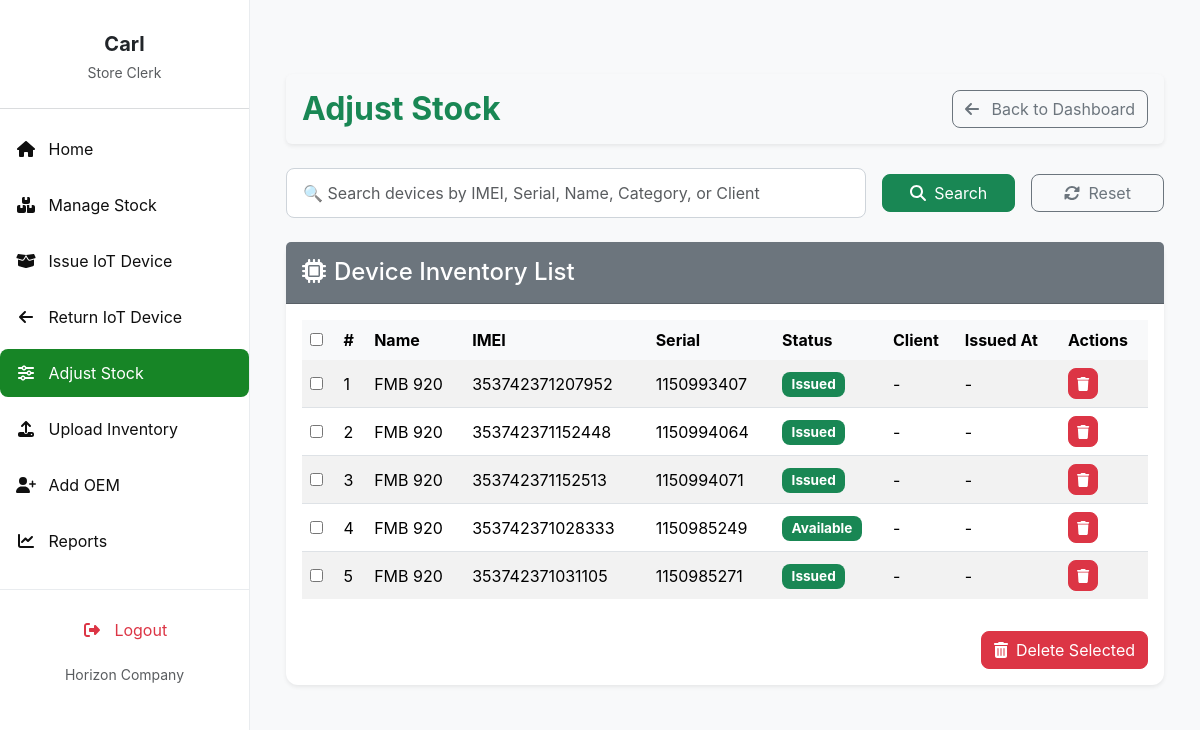
/adjust_stock/ (signed in), run on the app's committed database.
### invent/models.py (models this page shows, shortened)
class Device(models.Model):
    STATUS_CHOICES = (
        ('available', 'Available'),
        ('issued', 'Issued'),
        ('returned', 'Returned'),
        ('faulty', 'Faulty'),
    )
    name = models.CharField(max_length=255)
    oem = models.ForeignKey(
        OEM,
        on_delete=models.SET_NULL,
        null=True,
        blank=False,
        related_name='devices'
    )
    product_id = models.CharField(max_length=30, blank=True)
    total_quantity = models.PositiveIntegerField(default=1)
    quantity_issued = models.PositiveIntegerField(default=0)
    imei_no = models.CharField(
        max_length=50, unique=True, null=True, blank=True)
    serial_no = models.CharField(
        max_length=50, unique=True, null=True, blank=True)
    mac_address = models.CharField(
        max_length=50, unique=True, null=True, blank=True)
    category = models.CharField(
        max_length=100, blank=True, help_text="e.g. Laptop or Router")
    manufacturer = models.CharField(max_length=100, blank=True)
    description = models.TextField(blank=True)
    branch = models.ForeignKey(
        Branch, on_delete=models.SET_NULL, null=True, blank=True)
    country = models.ForeignKey(
        Country, on_delete=models.SET_NULL, null=True, blank=True)
    status = models.CharField(
        max_length=20, choices=STATUS_CHOICES, default='available')
    class Meta:
        permissions = [
            ("can_issue_item", "Can issue device to client"),
            ("can_return_item", "Can record device returns"),
        ]

### invent/views.py (the view, shortened to what this page needs)
# urls.py: path('adjust_stock/', views.adjust_stock, name='adjust_stock'),
@login_required
@permission_required('invent.change_device', raise_exception=True)
def adjust_stock(request):
    query = request.GET.get('q', '')
    user = request.user
    if user.is_superuser:
        devices = Device.objects.all().order_by('id')
    else:
        user_country = getattr(user.profile, "country", None)
        devices = Device.objects.filter(
            branch__country=user_country).order_by('id')
    for device in devices:
        last_issuance = (
            IssuanceRecord.objects
            .filter(device=device)
            .order_by('-issued_at')
            .select_related('client')
            .first()
        )
        device.current_client = last_issuance.client if last_issuance else None
        device.issued_at = last_issuance.issued_at if last_issuance else None
    context = {
        'devices': devices,
        'query': query,
    }
    return render(request, 'invent/adjust_stock.html', context)

### invent/context_processors.py (called while the page is built)
def user_branch(request):
    branch = None
    try:
        if request.user.is_authenticated:
            profile = getattr(request.user, 'profile', None)
            branch = getattr(profile, 'branch', None)
    except Exception:
        branch = None
    return {'user_branch': branch}

### invent/templates/invent/adjust_stock.html (shortened to what this page needs)
{% extends 'invent/base_store_clerk.html' %}
{% load static %}
{% block content %}
<div class="container-fluid mt-4">
    <div class="d-flex justify-content-between align-items-center mb-4 p-3 bg-light rounded shadow-sm">
        <h2 class="fw-bold text-primary mb-0">Adjust Stock</h2>
        <a href="{% url 'store_clerk_dashboard' %}" class="btn btn-outline-secondary">
            <i class="fas fa-arrow-left me-2"></i> Back to Dashboard
        </a>
    </div>
    <form method="get" action="{% url 'adjust_stock' %}" class="row g-3 align-items-center mb-4">
        <div class="col-md-8">
            <input type="text" name="q" class="form-control"
                placeholder="🔍 Search devices by IMEI, Serial, Name, Category, or Client"
                value="{{ query }}">
        </div>
        <div class="col-md-2">
            <button type="submit" class="btn btn-success w-100">
                <i class="fas fa-search me-1"></i> Search
            </button>
        </div>
        <div class="col-md-2">
            <a href="{% url 'adjust_stock' %}" class="btn btn-outline-secondary w-100">
                <i class="fas fa-sync-alt me-1"></i> Reset
            </a>
        </div>
    </form>
    <div class="card shadow-sm">
        <div class="card-header bg-secondary text-white d-flex justify-content-between align-items-center py-3">
            <h4 class="mb-0"><i class="fas fa-microchip me-2"></i>Device Inventory List</h4>
        </div>
        <div class="card-body">
            <form method="post" action="{% url 'delete_device' %}" id="bulk-delete-form">
                <div class="table-responsive">
                    <table class="table table-striped table-hover align-middle">
                        <thead class="table-light">
                            <tr>
                                <th><input type="checkbox" onclick="toggleAll(this)"></th>
                                <th>#</th>
                                <th>Name</th>
                                <th>IMEI</th>
                                <th>Serial</th>
                                <th>Status</th>
                                <th>Client</th>
                                <th>Issued At</th>
                                <th>Actions</th>
                            </tr>
                        </thead>
                        <tbody>
                            {% for device in devices %}
                            <tr>
                                <td><input type="checkbox" name="device_ids" value="{{ device.id }}"></td>
                                <td>{{ forloop.counter }}</td>
                                <td>{{ device.name|default:device.category }}</td>
                                <td>{{ device.imei_no|default:"-" }}</td>
                                <td>{{ device.serial_no|default:"-" }}</td>
                                <td>
                                    <span class="badge
                                        {% if device.status == 'available' %}bg-success
                                        {% elif device.status == 'issued' %}bg-primary
                                        {% elif device.status == 'returned' %}bg-secondary
                                        {% elif device.status == 'faulty' %}bg-danger
                                        {% else %}bg-dark{% endif %}">
                                        {{ device.get_status_display }}
                                    </span>
                                </td>
                                <td>{{ device.current_client.name|default:"-" }}</td>
                                <td>{{ device.issued_at|date:"Y-m-d H:i"|default:"-" }}</td>
                                <td>
                    <button
                      type="button"
                      class="btn btn-danger btn-sm"
                      data-delete-url="{% url 'delete_device_single' device.id %}"
                      data-device-id="{{ device.id }}"
                      onclick="confirmAndDeleteSingle(this)"
                      title="Delete Device">
                        <i class="fas fa-trash"></i>
                    </button>
                                </td>
                            {% empty %}
                            <tr>
                                <td colspan="9" class="text-center text-muted py-4">No devices found.</td>
                            </tr>
                            {% endfor %}
                        </tbody>
                    </table>
                </div>
                <div class="mt-3 text-end">
                    <button type="submit" class="btn btn-danger"
                        onclick="return confirm('Are you sure you want to delete selected devices?');">
                        <i class="fas fa-trash-alt me-2"></i>Delete Selected
                    </button>
                </div>
            </form>
        </div>
    </div>
</div>
{% endblock %}

### invent/templates/invent/base_store_clerk.html (shortened to what this page needs)
<!DOCTYPE html>
<html lang="en">
    {% if user_branch %}
  <span class="badge bg-info text-dark">Branch: {{ user_branch.name }}</span>
{% else %}
  <span class="text-muted">Branch: Unassigned</span>
{% endif %}
<head>
    <link href="https://cdn.jsdelivr.net/npm/bootstrap@5.3.3/dist/css/bootstrap.min.css" rel="stylesheet">
    <link href="https://cdnjs.cloudflare.com/ajax/libs/font-awesome/6.4.0/css/all.min.css" rel="stylesheet">
    <link href="https://cdn.jsdelivr.net/npm/select2@4.1.0-rc.0/dist/css/select2.min.css" rel="stylesheet" />
    <link href="https://cdn.jsdelivr.net/npm/select2-bootstrap-5-theme@1.3.0/dist/select2-bootstrap-5-theme.min.css" rel="stylesheet" />
</head>
<body>
    <nav id="sidebarMenu" class="sidebar-wrapper collapse d-md-block">
        <div class="sidebar-content">
            <div class="text-center mb-4 pt-3">
                <h5 class="fw-bold mb-1 text-dark">{{ user.first_name|default:user.username }}</h5>
                <small class="text-muted">Store Clerk</small>
            </div>
            <hr class="border-secondary opacity-25" />
            <ul class="nav flex-column">
                <li class="nav-item mb-2">
                    <a class="nav-link {% if request.resolver_match.url_name == 'store_clerk_dashboard' %}active{% endif %}" href="{% url 'store_clerk_dashboard' %}">
                       <i class="fas fa-fw fa-home me-2"></i> Home
                    </a>
                </li>
                <li class="nav-item mb-2">
                    <a class="nav-link {% if request.resolver_match.url_name == 'manage_stock' %}active{% endif %}" href="{% url 'manage_stock' %}">
                        <i class="fas fa-fw fa-boxes me-2"></i> Manage Stock
                    </a>
                </li>
                <li class="nav-item mb-2 d-flex justify-content-between align-items-center">
                    <a class="nav-link {% if request.resolver_match.url_name == 'issue_device' %}active{% endif %}" href="{% url 'issue_device' %}">
                        <i class="fas fa-fw fa-box-open me-2"></i> Issue IoT Device
                    </a>
                </li>
                <li class="nav-item mb-2">
                    <a class="nav-link {% if request.resolver_match.url_name == 'return_device' %}active{% endif %}" href="{% url 'return_device' %}">
                        <i class="fas fa-fw fa-arrow-left me-2"></i> Return IoT Device
                    </a>
                </li>
                <li class="nav-item mb-2">
                    <a class="nav-link {% if request.resolver_match.url_name == 'adjust_stock' %}active{% endif %}" href="{% url 'adjust_stock' %}">
                        <i class="fas fa-fw fa-sliders-h me-2"></i> Adjust Stock
                    </a>
                </li>
                <li class="nav-item mb-2">
                    <a class="nav-link {% if 'admin:invent_device_changelist' in request.resolver_match.view_name %}active{% endif %}" href="{% url 'admin:invent_device_changelist' %}">
                        <i class="fas fa-fw fa-upload me-2"></i> Upload Inventory
                    </a>
                </li>
                <li class="nav-item mb-2">
                    <a class="nav-link {% if request.resolver_match.url_name == 'add_oem' %}active{% endif %}" href="{% url 'add_oem' %}">
                        <i class="fas fa-fw fa-user-plus me-2"></i> Add OEM
                    </a>
                </li>
                <li class="nav-item mb-2">
                    <a class="nav-link {% if request.resolver_match.url_name == 'reports' %}active{% endif %}" href="{% url 'reports' %}">
                        <i class="fas fa-fw fa-chart-line me-2"></i> Reports
                    </a>
                </li>
            </ul> </div>
        <div class="sidebar-bottom">
            <ul class="nav flex-column mb-2">
                <li class="nav-item">
                    <a class="nav-link text-danger logout-link" href="{% url 'logout' %}">
                        <i class="fas fa-fw fa-right-from-bracket me-2"></i> Logout
                    </a>
                </li>
            </ul>
            <small class="text-muted">Horizon Company</small>
        </div>
    </nav>
    <main class="main-content">
        {% block content %}{% endblock %}
    </main>
</body>
</html>

### invent/templates/invent/base_store_clerk.html (style rules this page uses)
:root { --bs-primary: #198754; --bs-primary-rgb: 25, 135, 84; --bs-btn-primary-color: #fff; --bs-btn-primary-bg: var(--bs-primary); --bs-btn-primary-border-color: var(--bs-primary); --bs-btn-primary-hover-bg: #157347; --bs-btn-primary-hover-border-color: #146c43; --bs-btn-primary-active-bg: #13653f; --bs-btn-primary-active-border-color: #125f3c; --bs-link-color: var(--bs-primary); --bs-link-hover-color: #157347; --sidebar-bg: white; --sidebar-text: #0f0f0f; --sidebar-active: #178526; --sidebar-hover: #15b33c; }
body { font-family: 'Inter', sans-serif; background-color: #f8f9fa; margin: 0; }
.sidebar-wrapper { position: fixed; top: 0; bottom: 0; left: 0; width: 250px; background-color: var(--sidebar-bg); color: var(--sidebar-text); border-right: 1px solid #e9ecef; z-index: 1030; display: flex; flex-direction: column; }
.sidebar-content { flex-grow: 1; overflow-y: auto; padding-top: 1rem; padding-bottom: 1rem; max-height: calc(100vh - 120px); scrollbar-width: thin; scrollbar-color: var(--bs-primary) #f1f1f1; }
.sidebar-wrapper .nav-link { color: var(--sidebar-text); padding: 0.75rem 1rem; border-radius: 0.5rem; transition: background-color 0.2s ease, color 0.2s ease; }
.sidebar-wrapper .nav-link.active { background-color: var(--sidebar-active); color: #fff; }
.sidebar-wrapper .nav-link.text-danger { color: #dc3545 !important; }
.sidebar-bottom { padding-top: 1rem; padding-bottom: 1rem; text-align: center; border-top: 1px solid #e9ecef; }
.main-content { margin-left: 250px; padding: 1.5rem; min-height: 100vh; overflow-x: hidden; transition: margin-left 0.3s ease-in-out; }
.card { border-radius: 0.75rem; border: none; }
.card-header { border-top-left-radius: 0.75rem; border-top-right-radius: 0.75rem; }
.btn { border-radius: 0.5rem; }
.badge { border-radius: 0.5rem; padding: 0.4em 0.7em; font-size: 0.85em; }
.table thead th { border-bottom: none; }
.table tbody tr:last-child td { border-bottom: none; }
.form-control, .form-select { border-radius: 0.5rem; border-color: #ced4da; padding: 0.75rem 1rem; }

### data on the page
Device: name "FMB 920", imei_no "353742371207952", serial_no "1150993407", status "Issued", current_client.name "-", issued_at "-"
Device: name "FMB 920", imei_no "353742371152448", serial_no "1150994064", status "Issued", current_client.name "-", issued_at "-"
Device: name "FMB 920", imei_no "353742371152513", serial_no "1150994071", status "Issued", current_client.name "-", issued_at "-"
Device: name "FMB 920", imei_no "353742371028333", serial_no "1150985249", status "Available", current_client.name "-", issued_at "-"
Device: name "FMB 920", imei_no "353742371031105", serial_no "1150985271", status "Issued", current_client.name "-", issued_at "-"

### other printed values
{{ user.first_name|default:user.username }} "Carl"
